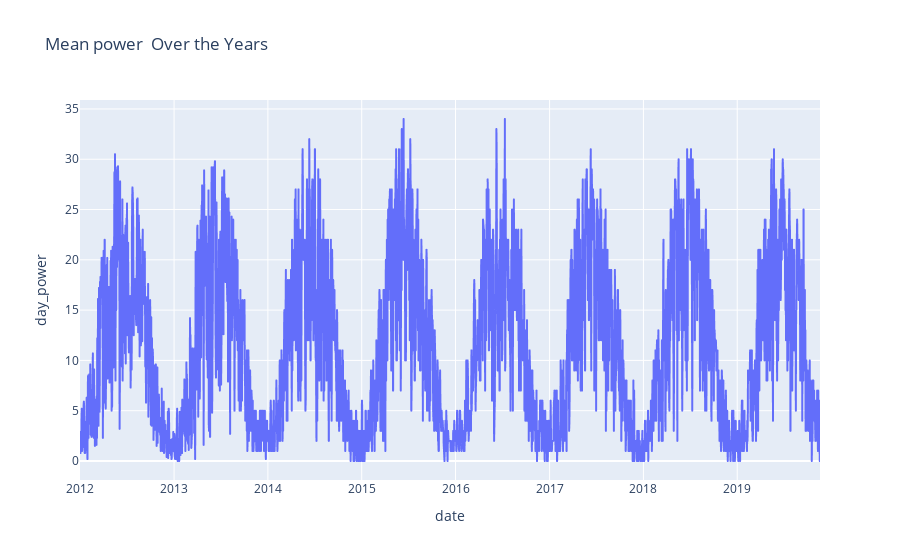

Notebook source saved alongside this figure:
### Markdown cell above
## EDA

### Code cell
figure = px.line(data, x="date", 
                 y="day_power", 
                 title='Mean power  Over the Years')
figure.show()

### Figure 1 — Plotly figure (JSON) as saved in the notebook; plotly's stock layout.template omitted (floating-point values rounded to 4 significant figures; data arrays with more than 128 entries replaced by an {"elided": "..."} marker saying what was removed)
{"data": [{"hovertemplate": "date=%{x}<br>day_power=%{y}<extra></extra>", "legendgroup": "", "line": {"color": "#636efa", "dash": "solid"}, "marker": {"symbol": "circle"}, "mode": "lines", "name": "", "showlegend": false, "type": "scattergl", "x": {"elided": "2691 str values"}, "xaxis": "x", "y": {"elided": "2691 float values"}, "yaxis": "y"}], "layout": {"legend": {"tracegroupgap": 0}, "title": {"text": "Mean power  Over the Years"}, "xaxis": {"anchor": "y", "domain": [0, 1], "title": {"text": "date"}}, "yaxis": {"anchor": "x", "domain": [0, 1], "title": {"text": "day_power"}}}}
